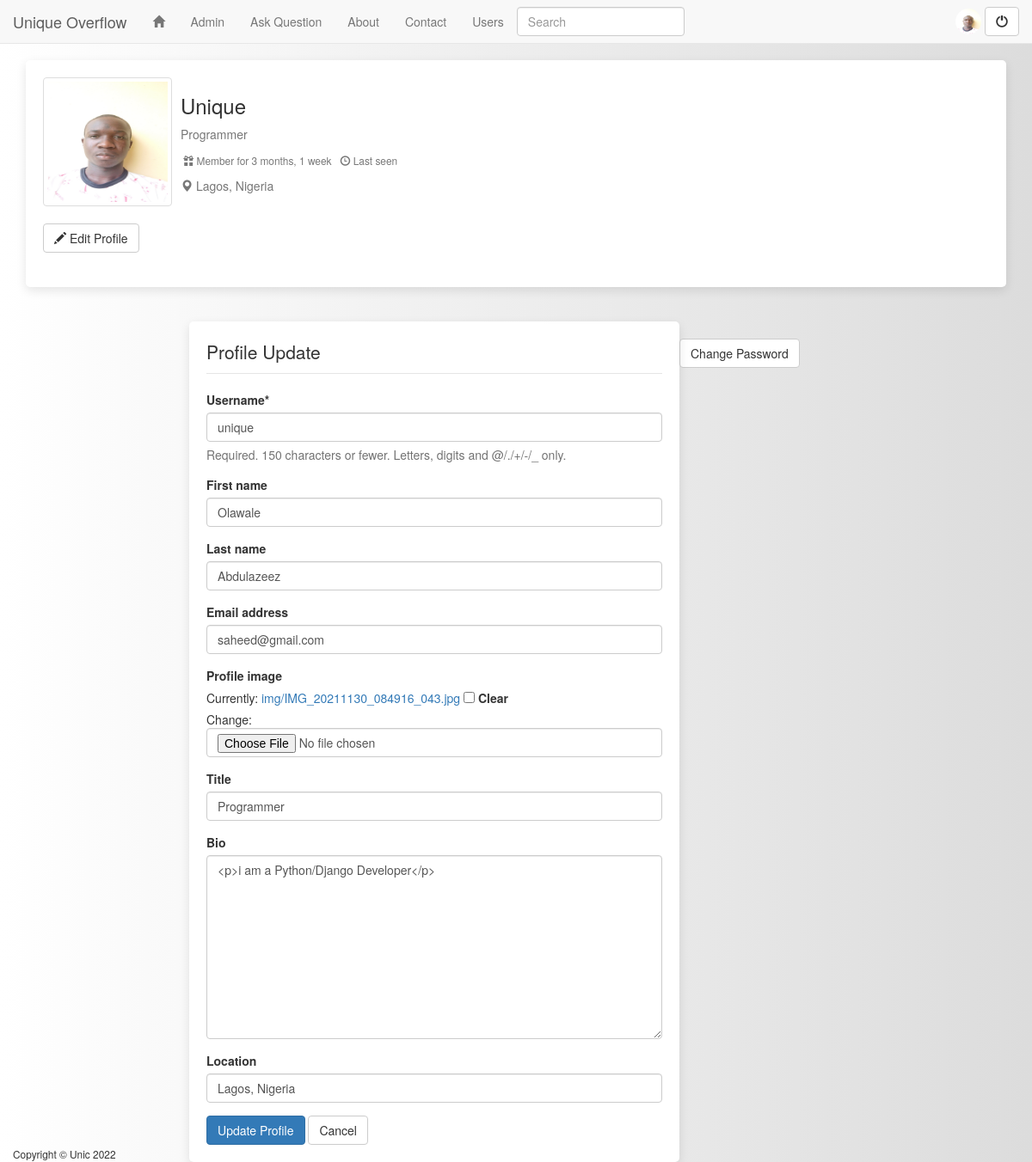
Screenshot of /profile/ (signed in) with the database file from the repository.
### core/models.py (models this page shows, shortened)
class Profile(models.Model):
    user = models.OneToOneField(
        User, on_delete=models.CASCADE, related_name='profile')
    profile_image = models.ImageField(upload_to="img/", null=True, blank=True)
    title = models.CharField(max_length=300, null=True, blank=True)
    bio = RichTextField('About me', null=True, blank=True)
    location = models.CharField(max_length=300, null=True, blank=True)

### core/views.py (the view)
# urls.py: path('profile/', views.profile_update, name='profile_update'),
@login_required
def profile_update(request):
    try:
        profile = request.user.profile
    except Profile.DoesNotExist:
        profile = Profile(user=request.user)
    if request.method == "POST":
        user_form = UserUpdateForm(request.POST, instance=request.user)
        profile_form = ProfileUpdateForm(
            request.POST, request.FILES, instance=profile)
        if user_form.is_valid() and profile_form.is_valid():
            user_form.save()
            profile_form.save()
            messages.success(request, "Your Profile has been updated")
            return redirect('profile', request.user.username)
    else:
        user_form = UserUpdateForm(instance=request.user)
        profile_form = ProfileUpdateForm(instance=profile)
    context = {
        'user_form': user_form,
        'profile_form': profile_form
    }
    return render(request, 'profile_update.html', context)

### core/forms.py (shortened to what this page needs)
class UserUpdateForm(forms.ModelForm):
    class Meta:
        model = User
        fields = ['username', 'first_name', 'last_name', 'email']

class ProfileUpdateForm(forms.ModelForm):
    class Meta:
        model = Profile
        fields = ["profile_image", 'title', 'bio', 'location']

### core/templates/profile_update.html (shortened to what this page needs)
{% extends "base.html" %}
{% load crispy_forms_tags %}
{% load static %}
{% block content %}
   <div class="index bio">{% include 'basic_profile.html' %}</div>
   <br/><br/>
    <div>
        <form action=""
              class="col-md-6 col-md-offset-2 index bio"
              enctype="multipart/form-data"
              method="post">
            <fieldset>
                <legend>
                    <p>
                        Profile Update
                    </p>
                </legend>
                {{ user_form|crispy }}
                {{ profile_form|crispy }}
            </fieldset>
            <button class="btn btn-primary" type="submit">Update Profile</button>
            <a href="{% url 'profile' request.user.username %}" class="btn btn-default">Cancel</a>
        </form>
    </div>
    <div>
        <br/>
        <a class="btn btn-default" href="{% url 'change_password' %}">Change Password</a>
    </div>
{% endblock content %}

### core/templates/navbar.html (shortened to what this page needs)
{% load static %}
<div class="container-fluid">
    <div class="navbar-header">
        <a class="navbar-brand" href="{% url 'home' %}">Unique Overflow</a>
    </div>
    <div class="container">
        <div class="collapse navbar-collapse" id="bs-example-navbar-collapse-1">
            <ul class="nav navbar-nav   ">
                <li>
                    <a  href="{% url 'home' %}"><span class="glyphicon glyphicon-home"></span></a>
                </li>
                <li>
                    <a href="{% url 'admin:index' %}" target="blank">Admin</a>
                </li>
                <li >
                    <a href="{% url 'question_form' %}">Ask Question</a>
                </li>
                <li>
                    <a href="#">About</a>
                </li>
                <li>
                    <a href="#">Contact</a>
                </li>
                <li>
                    <a href="{% url 'users' %}">Users</a>
                </li>
            </ul>
            <div class="nav navbar-nav navbar-right">
                {% if user.is_authenticated %}
                    <a href="{% url 'profile' request.user.username %}">
                        {% if request.user.profile.profile_image %}
                            <img src="{{ request.user.profile.profile_image.url }}"
                                 alt=""
                                 width="30px"
                                 height="30px"
                                 class="profile-image img-circle"/>
                        {% else %}
                            <img src="{% static 'avatar.png' %}" width="30px" height="30px" alt="" class="profile-image img-circle"/>
                        {% endif %}
                    </a>
                    <a class="btn btn-default navbar-btn" href="{% url 'logout' %}"> <span class="glyphicon glyphicon-off"></span></a>
                {% else %}
                    <a class="btn btn-default navbar-btn " href="{% url 'login' %}">Login</a>
                    <a class="btn btn-default navbar-btn" href="{% url 'signup' %}">Signup</a>
                {% endif %}
            </div>
                <form class="navbar-form "   id="navBarSearchForm">
                    <div class="form-group" >
                        <input type="search" role="search" class="form-control" style="width: 100%;"  placeholder="Search" name="q"/>
                    </div>
                </form>
        </div>
    </div>
</div>

### core/templates/basic_profile.html
{% load static %}
<div class="media">
    <div class="media-left media-middle">
        <a href="#">
            {% if user.profile.profile_image %}
                <img class="media-object thumbnail"
                     src="{{ user.profile.profile_image.url }}"
                     width="150px"
                     height="150px"
                     alt=""/>
            {% else %}
                <img class="media-object thumbnail"
                     src="{% static 'avatar.png' %}"
                     width="120px"
                     height="120px"
                     alt=""/>
            {% endif %}
        </a>
    </div>
    <div class="media-body">
        <h3>{{ user.username |capfirst }}</h3>
        {% if user.profile.title %}
            <p class="text-muted">
                {{ user.profile.title }}
            </p>
        {% endif %}
        <p class="text-muted">
            <small>
                &nbsp;<span class="glyphicon glyphicon-gift "></span>
                Member for {{ user.date_joined |timesince }}
                &nbsp;&nbsp;<span class="glyphicon glyphicon-time "></span>
                Last seen {{ user.online.last_activity | timesince }}
            </small>
        </p>
        {% if user.profile.location %}
            <p class="text-muted">
                <span class="glyphicon glyphicon-map-marker"></span>
                {{ user.profile.location | capfirst }}
            </p>
        {% endif %}
    </div>
    {% if user.username == request.user.username %}
        <a class="btn btn-default" href="{% url 'profile_update' %}">
            <span class="glyphicon glyphicon-pencil"></span> Edit Profile
        </a>
    {% endif %}
    <div>
        <a href="" class="btn"></a>
        <a href="" class="btn"></a>
    </div>
</div>

### core/static/style.css (style rules this page uses)
body { background:linear-gradient(to right,white,gainsboro); padding-top: 70px; }
.index { background-color: #fff; border-radius: 5px; box-shadow: rgba(0, 0, 0, 0.1) 0px 4px 12px; }
.user-post, .bio { padding: 20px; }

### rows the page displays
Profile: title "Programmer", bio "<p>i am a Python/Django Developer</p>", location "Lagos, Nigeria"

### other values shown
{{ user.username |capfirst }} "Unique"
{{ user.profile.title }} "Programmer"
{{ user.date_joined |timesince }} "3 months, 1 week"
{{ user.profile.location | capfirst }} "Lagos, Nigeria"
